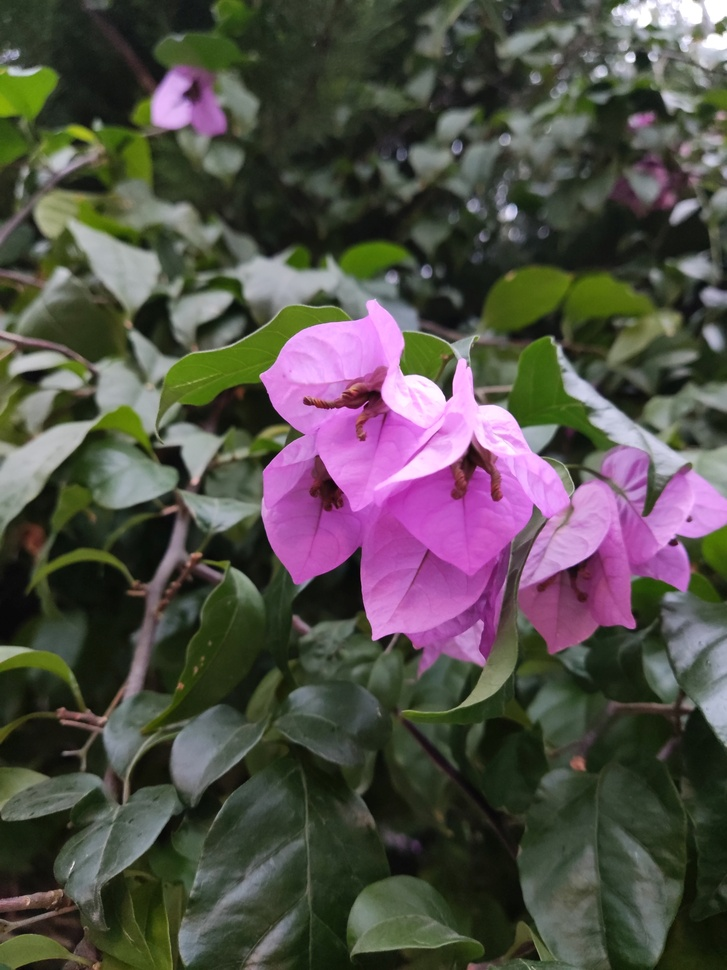
#> input picture Color Processing and Blurring/Flowers.jpg, 727 x 970 px, shrunk from 1500 x 2000 before the run
$ python recolor_blur.py
#> lines starting #> are read from the running program, lines starting #| are printed output that depends on the picture; after the words box and inside, x2 and y2 are one past the last pixel; in counts of white or black regions, pixels touching at a corner belong together
import cv2
import numpy as np


def blur_channel(image, mask, kernel_size):
    h, w = image.shape[:2]
    padded_channel = np.zeros((h + kernel_size - 1, w + kernel_size - 1))
    padded_channel[kernel_size // 2: h + kernel_size // 2, kernel_size // 2: w + kernel_size // 2] = image
    blurred_image = np.zeros((h, w))
    for i in range(kernel_size):
        for j in range(kernel_size):
            blurred_image += padded_channel[i:h + i, j:w + j]
    blurred_image //= pow(kernel_size, 2)
    blurred_image[mask] = image[mask]
    return blurred_image


def blur_image(img, mask, kernel_size):
    blue_channel = img[:, :, 0]
    green_channel = img[:, :, 1]
    red_channel = img[:, :, 2]
    blurred_blue_channel = blur_channel(blue_channel, mask, kernel_size)
    blurred_green_channel = blur_channel(green_channel, mask, kernel_size)
    blurred_red_channel = blur_channel(red_channel, mask, kernel_size)
    blurred_image = np.zeros((blurred_blue_channel.shape[0], blurred_blue_channel.shape[1], 3))
    blurred_image[:, :, 0] = blurred_blue_channel
    blurred_image[:, :, 1] = blurred_green_channel
    blurred_image[:, :, 2] = blurred_red_channel
    return blurred_image


image = cv2.imread("Flowers.jpg", 1)
#> image is the input picture: shape (970, 727, 3); mean B, G, R 73.7, 79, 83
hsv = cv2.cvtColor(image, cv2.COLOR_BGR2HSV)
#> hsv: shape (970, 727, 3); mean H, S, V 65.4, 84.7, 91.2
hue = hsv[:, :, 0]
pink_mask = (hue > 135) & (hue < 180)
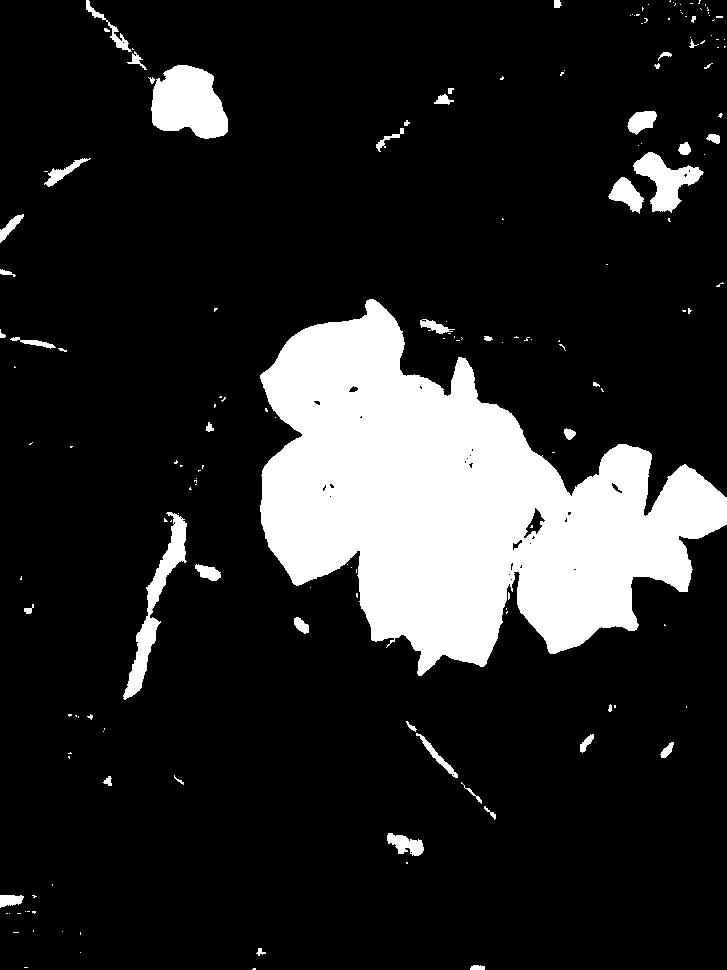
#> pink_mask: shape (970, 727) bool; 15.3% white; 167 white regions (120 under 20 px), largest, box (x1, y1, x2, y2) and area: (260, 299, 727, 676) 93066, (151, 65, 228, 139) 4188, (123, 512, 187, 700) 2618
hue[pink_mask] += 60
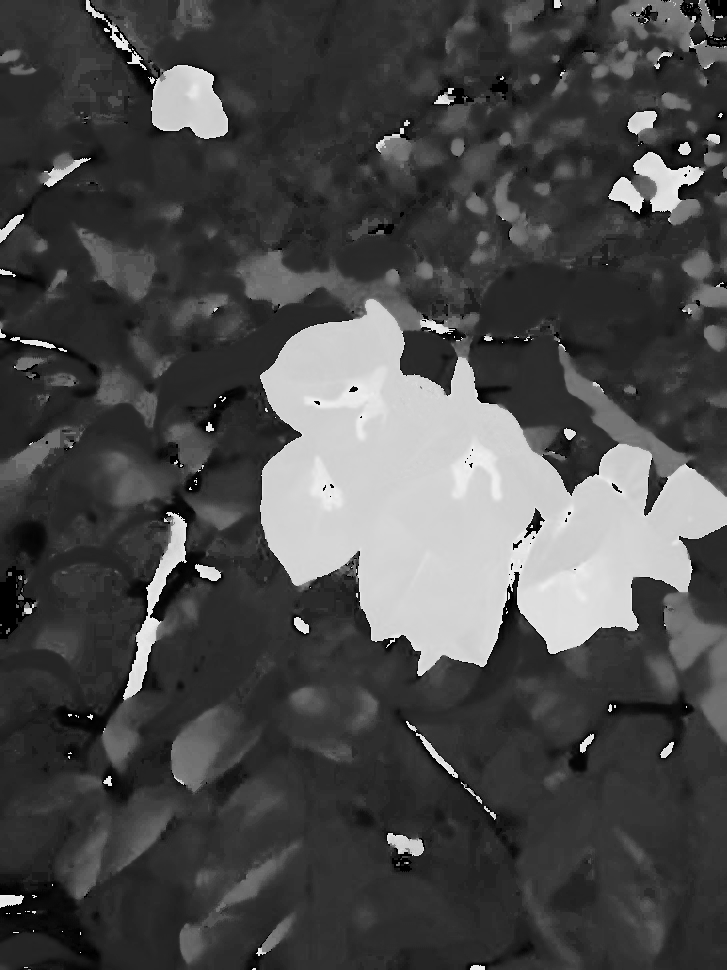
#> hue: shape (970, 727); min 0, max 239, mean 74.6
bgr = cv2.cvtColor(hsv, cv2.COLOR_HSV2BGR)
#> hsv: shape (970, 727, 3); mean H, S, V 74.6, 84.7, 91.2
result = blur_image(bgr, pink_mask, 19)
#> in blur_image, `red_channel = img[:, :, 2]`:
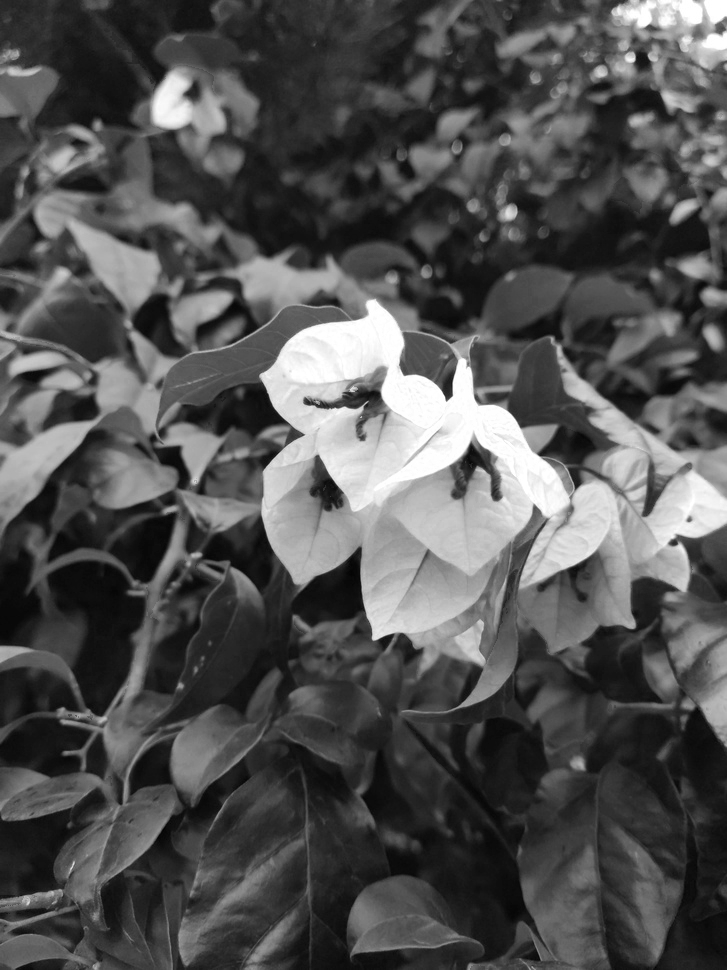
#> red_channel: shape (970, 727); min 2, max 255, mean 81.9
#> in blur_channel, `blurred_image[mask] = image[mask]`: blurred_image: shape (970, 727) float64; min 0, max 254, mean 62.4
#> in blur_channel (call 2), `blurred_image[mask] = image[mask]`: blurred_image: shape (970, 727) float64; min 4, max 255, mean 89.3
#> call 3 of blur_channel, with kernel_size = 19
#> in blur_channel (call 3), `padded_channel[kernel_size // 2: h + kernel_size // 2, kernel_size // ..`:
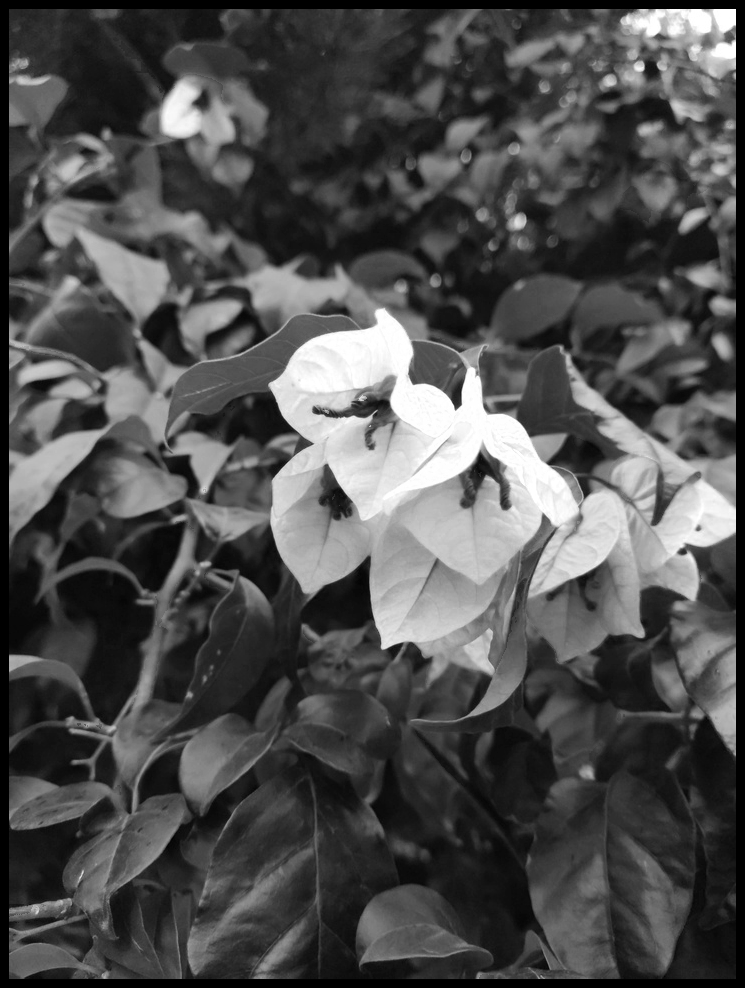
#> padded_channel: shape (988, 745) float64; min 0, max 255, mean 78.5
#> in blur_channel (call 3), `blurred_image[mask] = image[mask]`: blurred_image: shape (970, 727) float64; min 4, max 255, mean 81.4
#> in blur_image, `blurred_image[:, :, 1] = blurred_green_channel`:
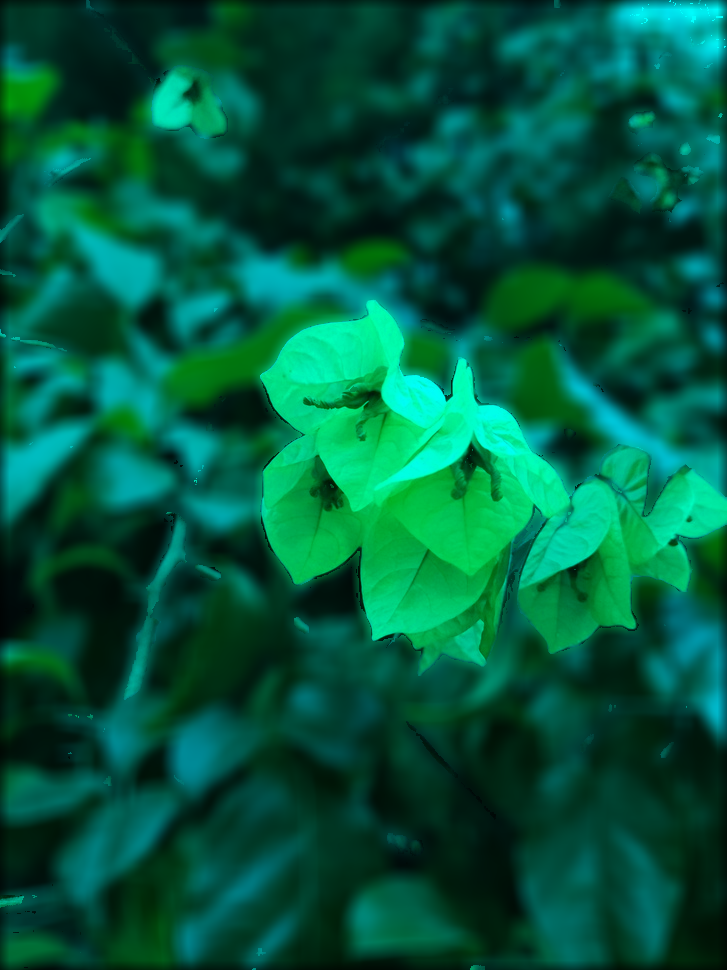
#> blurred_image: shape (970, 727, 3) float64; mean of channels 0, 1, 2 62.4, 89.3, 0; drawn as B, G, R
#> in blur_image, `blurred_image[:, :, 2] = blurred_red_channel`:
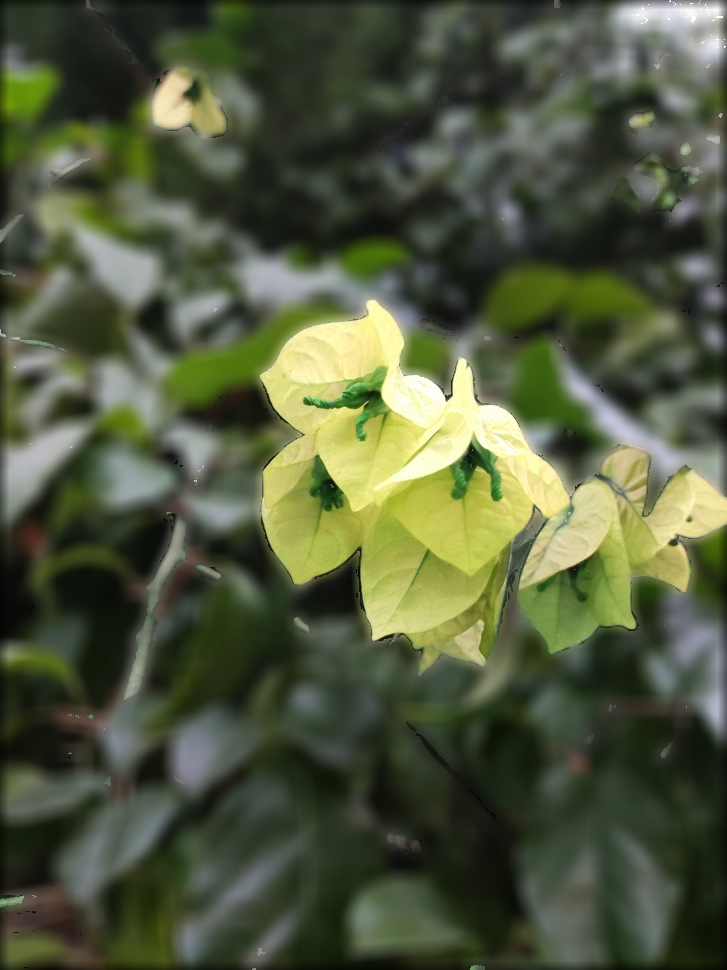
#> blurred_image: shape (970, 727, 3) float64; mean of channels 0, 1, 2 62.4, 89.3, 81.4; drawn as B, G, R
cv2.imwrite("res06.jpg", result)
